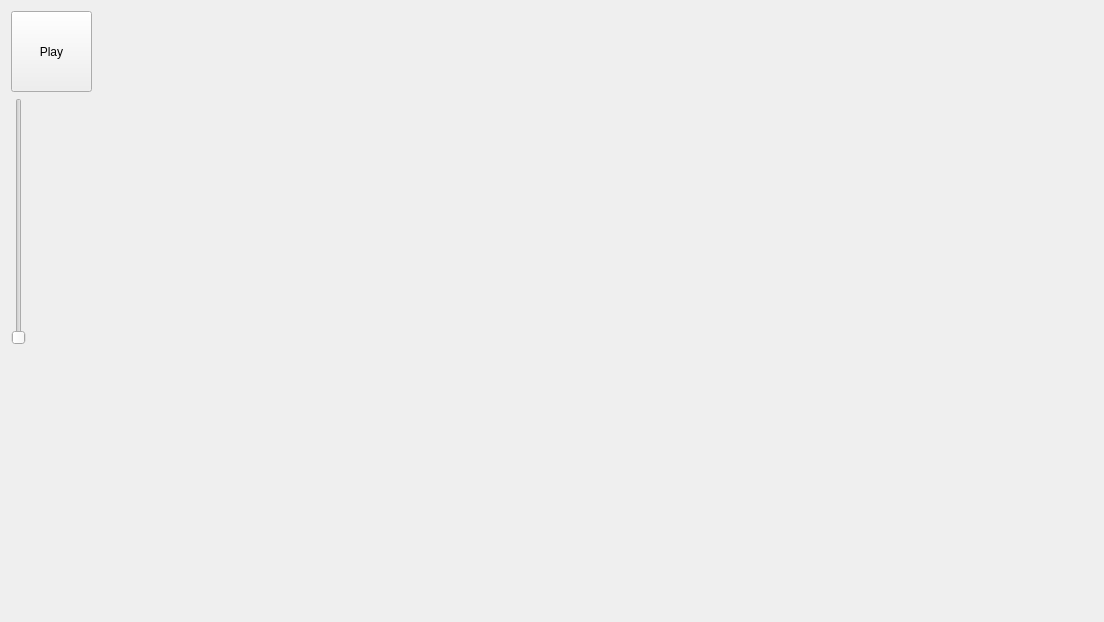
<?xml version="1.0" encoding="UTF-8"?>
<ui version="4.0">
 <class>Widget</class>
 <widget class="QWidget" name="Widget">
  <property name="geometry">
   <rect>
    <x>0</x>
    <y>0</y>
    <width>1104</width>
    <height>622</height>
   </rect>
  </property>
  <property name="windowTitle">
   <string>Widget</string>
  </property>
  <layout class="QVBoxLayout" name="verticalLayout_2">
   <item>
    <layout class="QHBoxLayout" name="horizontalLayout">
     <item>
      <layout class="QVBoxLayout" name="verticalLayout">
       <item>
        <widget class="QPushButton" name="play_pushButton">
         <property name="minimumSize">
          <size>
           <width>81</width>
           <height>81</height>
          </size>
         </property>
         <property name="maximumSize">
          <size>
           <width>81</width>
           <height>81</height>
          </size>
         </property>
         <property name="baseSize">
          <size>
           <width>0</width>
           <height>0</height>
          </size>
         </property>
         <property name="text">
          <string>Play</string>
         </property>
        </widget>
       </item>
       <item>
        <widget class="QSlider" name="frameRateSlider">
         <property name="minimum">
          <number>0</number>
         </property>
         <property name="orientation">
          <enum>Qt::Vertical</enum>
         </property>
        </widget>
       </item>
       <item>
        <spacer name="verticalSpacer">
         <property name="orientation">
          <enum>Qt::Vertical</enum>
         </property>
         <property name="sizeHint" stdset="0">
          <size>
           <width>20</width>
           <height>40</height>
          </size>
         </property>
        </spacer>
       </item>
       <item>
        <widget class="QLabel" name="frameRate_label">
         <property name="maximumSize">
          <size>
           <width>150</width>
           <height>150</height>
          </size>
         </property>
         <property name="text">
          <string/>
         </property>
        </widget>
       </item>
      </layout>
     </item>
     <item>
      <widget class="QWidget" name="videoWidgetHolder" native="true"/>
     </item>
    </layout>
   </item>
  </layout>
 </widget>
 <layoutdefault spacing="6" margin="11"/>
 <resources/>
 <connections/>
</ui>
